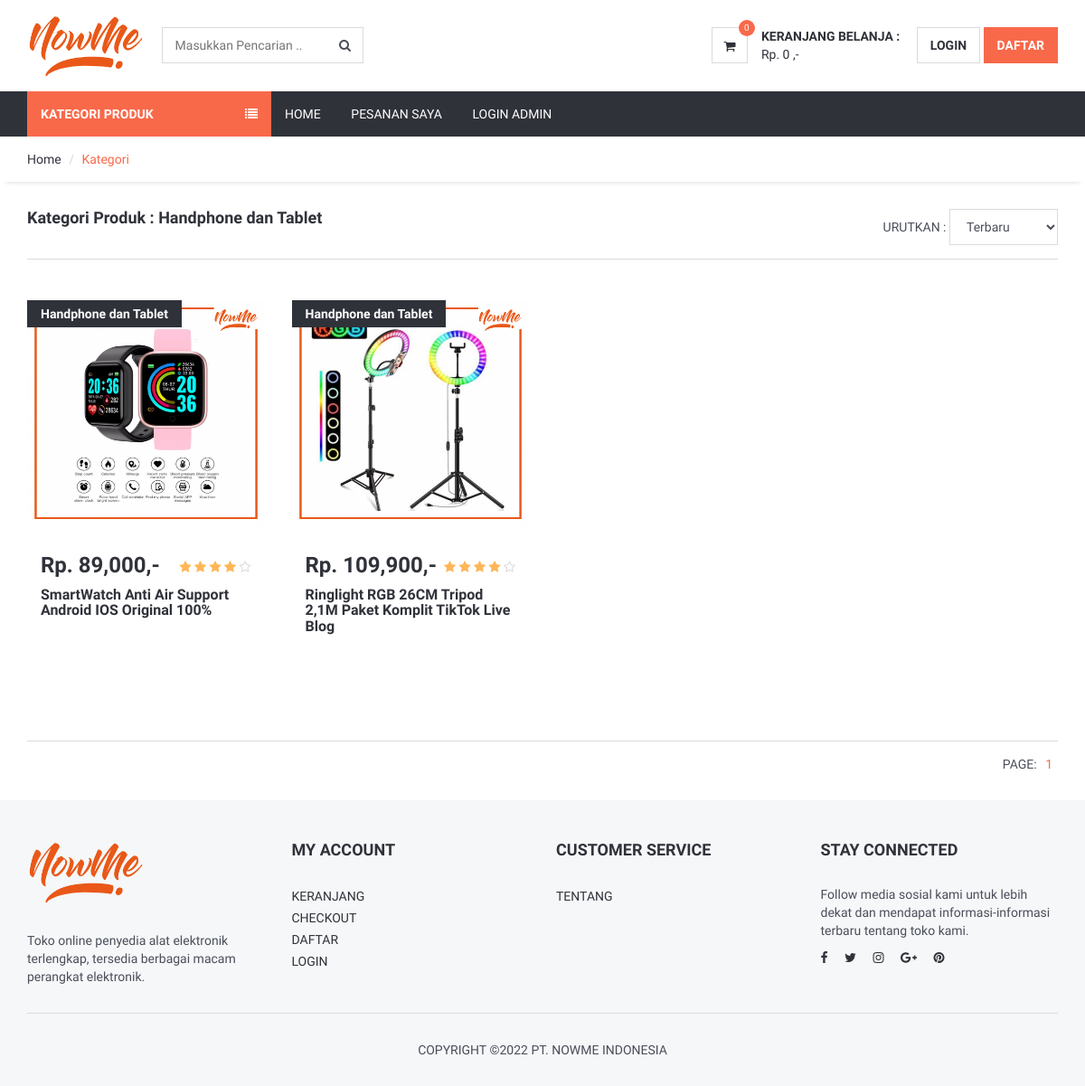
The app's page /produk_kategori.php?id=10 with its own data.
### tables this page shows
CREATE TABLE `kategori` (
  `kategori_id` int(11) NOT NULL,
  `kategori_nama` varchar(255) NOT NULL
);

CREATE TABLE `produk` (
  `produk_id` int(11) NOT NULL,
  `produk_nama` varchar(255) NOT NULL,
  `produk_kategori` int(11) NOT NULL,
  `produk_harga` int(11) NOT NULL,
  `produk_keterangan` text NOT NULL,
  `produk_jumlah` int(11) NOT NULL,
  `produk_berat` int(11) NOT NULL,
  `produk_foto1` varchar(255) DEFAULT NULL,
  `produk_foto2` varchar(255) DEFAULT NULL,
  `produk_foto3` varchar(255) DEFAULT NULL
);

### produk_kategori.php (the view, shortened to what this page needs)
<?php include 'header.php'; ?>
<div id="breadcrumb">
	<div class="container">
		<ul class="breadcrumb">
			<li><a href="index.php">Home</a></li>
			<li class="active">Kategori</li>
		</ul>
	</div>
</div>
<div class="section">
	<div class="container">
		<div class="row">
			<div id="main" class="col-md-12">
				<?php
				$id = $_GET['id'];
				$kategori = mysqli_query($koneksi,"select * from kategori where kategori_id='$id'");
				$k = mysqli_fetch_assoc($kategori);
				?>
				<div class="pull-left">
					<h4>Kategori Produk : <?php echo $k['kategori_nama']; ?></h4>
				</div>
				<form action="" method="get">
					<div class="store-filter clearfix">
						<div class="pull-right">
							<div class="sort-filter">
								<span class="text-uppercase">Urutkan :</span>
								<select class="input" name="urutan" onchange="this.form.submit()">
									<option <?php if(isset($_GET['urutan']) && $_GET['urutan'] == "terbaru"){echo "selected='selected'";} ?> value="terbaru">Terbaru</option>
								</select>
							</div>
						</div>
					</div>
				</form>
				<div id="store">
					<div class="row">
						<?php
						$kategori = $_GET['id'];
						$halaman = 12;
						$page = isset($_GET["halaman"]) ? (int)$_GET["halaman"] : 1;
						$mulai = ($page>1) ? ($page * $halaman) - $halaman : 0;
						$result = mysqli_query($koneksi, "SELECT * FROM produk");
						$total = mysqli_num_rows($result);
						$pages = ceil($total/$halaman);
						if(isset($_GET['urutan']) && $_GET['urutan'] == "harga"){
							$data = mysqli_query($koneksi,"select * from produk,kategori where kategori_id='$kategori' and kategori_id=produk_kategori order by produk_harga asc LIMIT $mulai, $halaman");
						}else{
							$data = mysqli_query($koneksi,"select * from produk,kategori where kategori_id='$kategori' and kategori_id=produk_kategori order by produk_id desc LIMIT $mulai, $halaman");
						}
						while($d = mysqli_fetch_array($data)){
							?>
							<div class="col-md-3 col-sm-6 col-xs-6">
								<div class="product product-single">
									<div class="product-thumb">
										<div class="product-label">
											<span><?php echo $d['kategori_nama'] ?></span>
										</div>
										<?php if($d['produk_foto1'] == ""){ ?>
											<img src="gambar/sistem/produk.png" style="height: 250px">
										<?php }else{ ?>
											<img src="gambar/produk/<?php echo $d['produk_foto1'] ?>" style="height: 250px">
										<?php } ?>
									</div>
									<div class="product-body">
										<h3 class="product-price"><?php echo "Rp. ".number_format($d['produk_harga']).",-"; ?> <?php if($d['produk_jumlah'] == 0){?> <del class="product-old-price">Kosong</del> <?php } ?></h3>
										<div class="product-rating">
											<i class="fa fa-star"></i>
											<i class="fa fa-star"></i>
											<i class="fa fa-star"></i>
											<i class="fa fa-star"></i>
											<i class="fa fa-star-o empty"></i>
										</div>
										<h2 class="product-name"><a href="produk_detail.php?id=<?php echo $d['produk_id'] ?>"><?php echo $d['produk_nama']; ?></a></h2>
									</div>
								</div>
							</div>
							<?php
						}
						?>
					</div>
				</div>
				<div class="store-filter clearfix">
					<div class="pull-right">
						<ul class="store-pages">
							<li><span class="text-uppercase">Page:</span></li>
							<?php for ($i=1; $i<=$pages ; $i++){ ?>
								<?php if($page==$i){ ?>
									<li class="active"><?php echo $i; ?></li>
								<?php } ?>
							<?php } ?>
						</ul>
					</div>
				</div>
			</div>
		</div>
	</div>
</div>
<?php include 'footer.php'; ?>

### frontend/css/style.css (style rules this page uses)
body { font-family: 'Hind', sans-serif; color: #4A4E5A; overflow-x: hidden; }
h1, h2, h3, h4, h5, h6 { color: #30323A; margin: 0 0 10px; font-weight: 700; }
a { color: #30323A; -webkit-transition: 0.3s color; transition: 0.3s color; }
ul, ol { margin: 0; padding: 0; list-style: none }
.input { width: 100%; height: 40px; padding: 0px 15px; border: none; background-color: transparent; -webkit-box-shadow: 0px 0px 0px 1px #DADADA inset, 0px 0px 0px 5px transparent; box-shadow: 0px 0px 0px 1px #DADADA inset, 0px 0px 0px 5px transparent; -webkit-transition: 0.3s all; transition: 0.3s all; }
.section { padding-top: 30px; padding-bottom: 30px; }
#breadcrumb { -webkit-box-shadow: 0px 6px 6px -6px rgba(0, 0, 0, 0.175); box-shadow: 0px 6px 6px -6px rgba(0, 0, 0, 0.175); }
.breadcrumb { background-color: transparent; border: none; border-radius: 0px; padding: 15px 0px; margin: 0; }
.breadcrumb>.active { color: #F8694A; }
.breadcrumb>li+li:before { color: #DADADA; }
.product .product-rating { display: inline-block; }
.product .product-rating>i { color: #FFB656; }
.product .product-rating>i.empty { color: #DADADA; }
.product .product-label>span { position: relative; display: inline-block; padding: 5px 15px; font-weight: 700; color: #FFF; background-color: #30323A; z-index: 22; }
.product.product-single { margin-top: 15px; margin-bottom: 15px; -webkit-transition: 0.3s all; transition: 0.3s all; }
.product.product-single .product-thumb { position: relative; margin-bottom: 15px; }
.product.product-single .product-thumb>img { width: 100%; }
.product.product-single .product-thumb:after { content: ""; position: absolute; top: 0; left: 0; right: 0; bottom: 0; background-color: #FFF; opacity: 0; visibility: hidden; z-index: 0; -webkit-transition: 0.3s all; transition: 0.3s all; }
.product.product-single .product-label { position: absolute; left: 0; top: 0; }
.product.product-single .product-label>span { display: block; }
.product.product-single .product-body { padding: 15px; }
.product.product-single .product-price { display: inline-block; }
.product.product-single .product-rating { float: right; margin-top: 5px; }
.product.product-single .product-name { font-size: 16px; }
#store { margin-top: 15px; padding-top: 30px; border-top: 1px solid #DADADA; margin-bottom: 15px; padding-bottom: 30px; border-bottom: 1px solid #DADADA; }
.sort-filter { display: inline-block; margin-left: 15px; }
.sort-filter select.input { width: 120px; }
.store-pages { display: inline-block; margin-left: 15px; }
.store-pages li { display: inline-block; margin-right: 6px; }
.store-pages li.active { color: #F8694A; }

### header.php (style rules this page uses)
.product-name { height: 5px; }

### records on screen
kategori: kategori_nama "Handphone dan Tablet"
produk: kategori.kategori_nama "Handphone dan Tablet", produk_foto1 (picture), produk_harga "89,000", produk_nama "SmartWatch Anti Air Support Android IOS Original 100%"
produk: kategori.kategori_nama "Handphone dan Tablet", produk_foto1 (picture), produk_harga "109,900", produk_nama "Ringlight RGB 26CM Tripod 2,1M Paket Komplit TikTok Live Blog"

### other values on screen
$jumlah_isi_keranjang "0"
$total "0"
